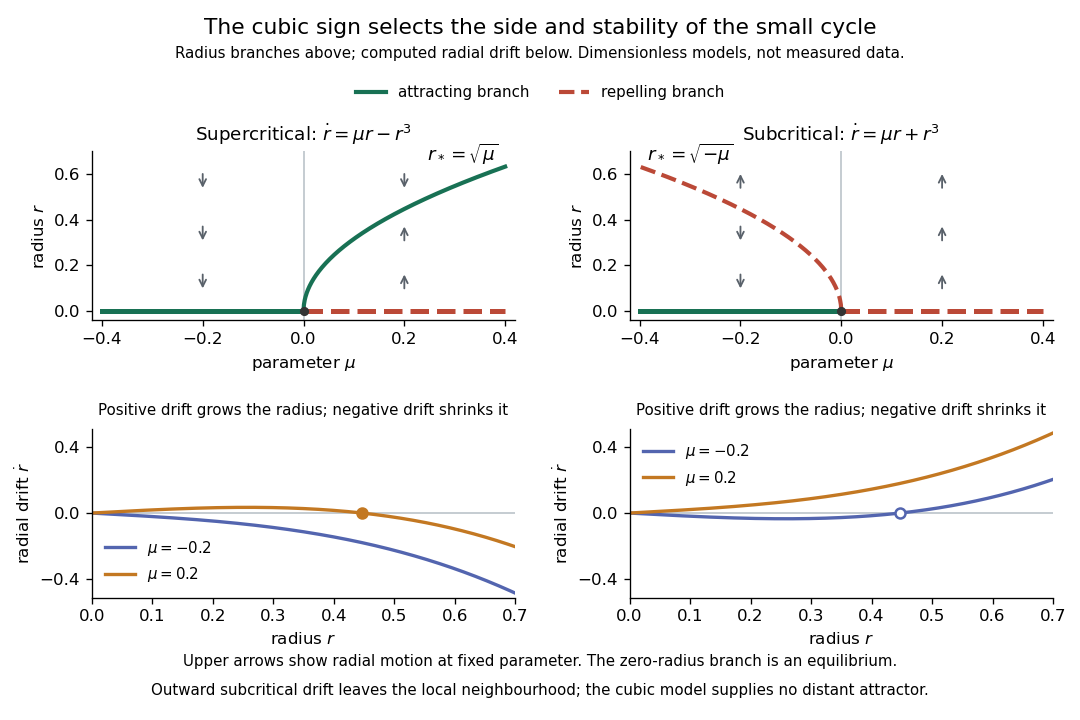

Write the Python code that produced this figure.
"""Compute cubic Hopf radius branches and drift; output PNG basename to CWD.

Run from _media with MPLCONFIGDIR=/tmp/codex-wiki-matplotlib.
Tested with Python 3.14.4, NumPy 2.3.5, and Matplotlib 3.10.7.
Dimensionless cubic models only: no measured data or global prediction.
"""

from pathlib import Path

import matplotlib

matplotlib.use("Agg")
import matplotlib.pyplot as plt
import numpy as np
from matplotlib.lines import Line2D


def main():
    plt.rcParams.update({"font.size": 10, "axes.spines.top": False,
                         "axes.spines.right": False, "figure.facecolor": "white",
                         "axes.facecolor": "white"})
    fig, axes = plt.subplots(2, 2, figsize=(9.0, 6.0))
    fig.subplots_adjust(left=0.085, right=0.975, bottom=0.17, top=0.79,
                        wspace=0.27, hspace=0.64)
    stable, unstable = "#187154", "#bb4937"
    fig.suptitle("The cubic sign selects the side and stability of the small cycle", y=0.975, fontsize=13)
    fig.text(0.5, 0.92, "Radius branches above; computed radial drift below. Dimensionless models, not measured data.",
             ha="center", fontsize=9)
    handles = [Line2D([0], [0], color=stable, lw=2.5, label="attracting branch"),
               Line2D([0], [0], color=unstable, lw=2.5, ls="--", label="repelling branch")]
    fig.legend(handles=handles, loc="upper center", bbox_to_anchor=(0.5, 0.9), ncol=2,
               frameon=False, fontsize=9)
    side = np.linspace(0, 0.4, 500)
    r = np.linspace(0, 0.7, 500)
    for col, sign in enumerate((-1, 1)):
        ax = axes[0, col]
        ax.axvline(0, color="#bbc3c9", lw=1, zorder=0)
        ax.plot((-0.4, 0), (0, 0), color=stable, lw=3)
        ax.plot((0, 0.4), (0, 0), color=unstable, ls="--", lw=3)
        branch_mu = side if sign < 0 else -side
        ax.plot(branch_mu, np.sqrt(side), color=stable if sign < 0 else unstable,
                ls="-" if sign < 0 else "--", lw=2.5)
        for mu in (-0.2, 0.2):
            for rad in (0.13, 0.34, 0.57):
                drift = mu * rad + sign * rad**3
                direction = 1 if drift > 0 else -1
                ax.annotate("", xy=(mu, rad + direction * 0.045),
                            xytext=(mu, rad - direction * 0.045),
                            arrowprops={"arrowstyle": "->", "color": "#59616a", "lw": 1.1})
        ax.plot(0, 0, "o", ms=4.5, color="#333333", clip_on=False, zorder=5)
        ax.set(xlim=(-0.42, 0.42), ylim=(-0.04, 0.70), xlabel=r"parameter $\mu$", ylabel=r"radius $r$")
        ax.set_title(("Supercritical: " + r"$\dot r=\mu r-r^3$") if sign < 0
                     else ("Subcritical: " + r"$\dot r=\mu r+r^3$"), fontsize=11)
        ax.text(0.96 if sign < 0 else 0.04, 0.94,
                r"$r_*=\sqrt{\mu}$" if sign < 0 else r"$r_*=\sqrt{-\mu}$",
                transform=ax.transAxes, ha="right" if sign < 0 else "left", fontsize=11)
        ax = axes[1, col]
        ax.axhline(0, color="#bbc3c9", lw=1)
        for mu, color in ((-0.2, "#5365af"), (0.2, "#c37822")):
            ax.plot(r, mu * r + sign * r**3, color=color, lw=2, label=rf"$\mu={mu:g}$")
            if -mu / sign > 0:
                ax.plot(np.sqrt(-mu / sign), 0, "o", ms=6, mew=1.5,
                        mec=color, mfc=color if sign < 0 else "white", zorder=5)
        ax.set(xlim=(0, 0.70), ylim=(-0.51, 0.51), xlabel=r"radius $r$", ylabel=r"radial drift $\dot r$")
        ax.set_yticks((-0.4, 0, 0.4))
        ax.set_title("Positive drift grows the radius; negative drift shrinks it", fontsize=9, pad=8)
        ax.legend(frameon=False, fontsize=9, loc="lower left" if sign < 0 else "upper left")
    fig.text(0.5, 0.075, "Upper arrows show radial motion at fixed parameter. The zero-radius branch is an equilibrium.",
             ha="center", fontsize=9)
    fig.text(0.5, 0.035, "Outward subcritical drift leaves the local neighbourhood; the cubic model supplies no distant attractor.",
             ha="center", fontsize=9)
    fig.savefig(Path(__file__).stem + ".png", dpi=120, facecolor="white", transparent=False)
    plt.close(fig)


if __name__ == "__main__":
    main()
